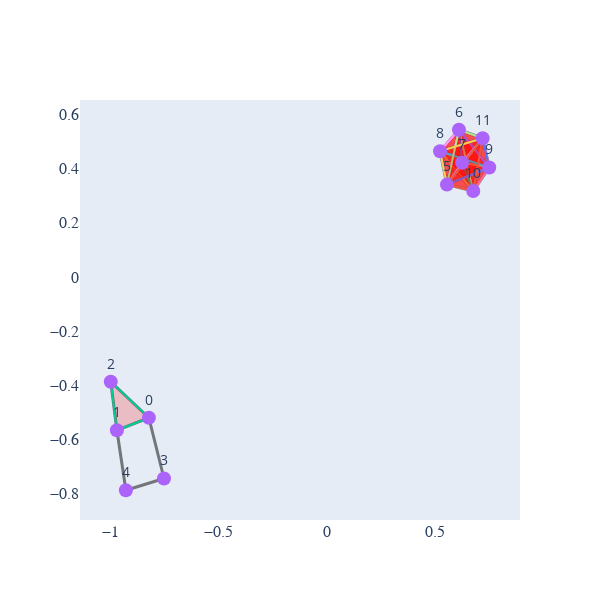

The notebook cell saved with this chart:
### Code cell
visualize_simplicial_complex(simplex_tree3,100)

### Figure 1 — Plotly figure (JSON) as saved in the notebook; plotly's stock layout.template omitted (floating-point values rounded to 4 significant figures)
{"data": [{"line": {"color": "rgba(0,0,0,0.5)", "width": 3}, "mode": "lines", "type": "scatter", "x": [-0.8234, -1, null], "y": [-0.5198, -0.387, null]}, {"line": {"color": "rgba(0,0,0,0.5)", "width": 3}, "mode": "lines", "type": "scatter", "x": [-0.8234, -0.9716, null], "y": [-0.5198, -0.5661, null]}, {"line": {"color": "rgba(0,0,0,0.5)", "width": 3}, "mode": "lines", "type": "scatter", "x": [-0.8234, -0.7534, null], "y": [-0.5198, -0.7441, null]}, {"line": {"color": "rgba(0,0,0,0.5)", "width": 3}, "mode": "lines", "type": "scatter", "x": [-0.9716, -1, null], "y": [-0.5661, -0.387, null]}, {"line": {"color": "rgba(0,0,0,0.5)", "width": 3}, "mode": "lines", "type": "scatter", "x": [-0.9716, -0.9299, null], "y": [-0.5661, -0.7875, null]}, {"line": {"color": "rgba(0,0,0,0.5)", "width": 3}, "mode": "lines", "type": "scatter", "x": [-0.7534, -0.9299, null], "y": [-0.7441, -0.7875, null]}, {"line": {"color": "rgba(0,0,0,0.5)", "width": 3}, "mode": "lines", "type": "scatter", "x": [0.5573, 0.613, null], "y": [0.3411, 0.5436, null]}, {"line": {"color": "rgba(0,0,0,0.5)", "width": 3}, "mode": "lines", "type": "scatter", "x": [0.5573, 0.6791, null], "y": [0.3411, 0.3172, null]}, {"line": {"color": "rgba(0,0,0,0.5)", "width": 3}, "mode": "lines", "type": "scatter", "x": [0.5573, 0.5254, null], "y": [0.3411, 0.4644, null]}, {"line": {"color": "rgba(0,0,0,0.5)", "width": 3}, "mode": "lines", "type": "scatter", "x": [0.5573, 0.6275, null], "y": [0.3411, 0.4218, null]}, {"line": {"color": "rgba(0,0,0,0.5)", "width": 3}, "mode": "lines", "type": "scatter", "x": [0.5573, 0.7533, null], "y": [0.3411, 0.4041, null]}, {"line": {"color": "rgba(0,0,0,0.5)", "width": 3}, "mode": "lines", "type": "scatter", "x": [0.5573, 0.7226, null], "y": [0.3411, 0.5123, null]}, {"line": {"color": "rgba(0,0,0,0.5)", "width": 3}, "mode": "lines", "type": "scatter", "x": [0.613, 0.5254, null], "y": [0.5436, 0.4644, null]}, {"line": {"color": "rgba(0,0,0,0.5)", "width": 3}, "mode": "lines", "type": "scatter", "x": [0.613, 0.7533, null], "y": [0.5436, 0.4041, null]}, {"line": {"color": "rgba(0,0,0,0.5)", "width": 3}, "mode": "lines", "type": "scatter", "x": [0.613, 0.6275, null], "y": [0.5436, 0.4218, null]}, {"line": {"color": "rgba(0,0,0,0.5)", "width": 3}, "mode": "lines", "type": "scatter", "x": [0.613, 0.6791, null], "y": [0.5436, 0.3172, null]}, {"line": {"color": "rgba(0,0,0,0.5)", "width": 3}, "mode": "lines", "type": "scatter", "x": [0.613, 0.7226, null], "y": [0.5436, 0.5123, null]}, {"line": {"color": "rgba(0,0,0,0.5)", "width": 3}, "mode": "lines", "type": "scatter", "x": [0.6275, 0.5254, null], "y": [0.4218, 0.4644, null]}, {"line": {"color": "rgba(0,0,0,0.5)", "width": 3}, "mode": "lines", "type": "scatter", "x": [0.6275, 0.7533, null], "y": [0.4218, 0.4041, null]}, {"line": {"color": "rgba(0,0,0,0.5)", "width": 3}, "mode": "lines", "type": "scatter", "x": [0.6275, 0.7226, null], "y": [0.4218, 0.5123, null]}, {"line": {"color": "rgba(0,0,0,0.5)", "width": 3}, "mode": "lines", "type": "scatter", "x": [0.6275, 0.6791, null], "y": [0.4218, 0.3172, null]}, {"line": {"color": "rgba(0,0,0,0.5)", "width": 3}, "mode": "lines", "type": "scatter", "x": [0.5254, 0.7533, null], "y": [0.4644, 0.4041, null]}, {"line": {"color": "rgba(0,0,0,0.5)", "width": 3}, "mode": "lines", "type": "scatter", "x": [0.5254, 0.7226, null], "y": [0.4644, 0.5123, null]}, {"line": {"color": "rgba(0,0,0,0.5)", "width": 3}, "mode": "lines", "type": "scatter", "x": [0.5254, 0.6791, null], "y": [0.4644, 0.3172, null]}, {"line": {"color": "rgba(0,0,0,0.5)", "width": 3}, "mode": "lines", "type": "scatter", "x": [0.7533, 0.7226, null], "y": [0.4041, 0.5123, null]}, {"line": {"color": "rgba(0,0,0,0.5)", "width": 3}, "mode": "lines", "type": "scatter", "x": [0.7533, 0.6791, null], "y": [0.4041, 0.3172, null]}, {"line": {"color": "rgba(0,0,0,0.5)", "width": 3}, "mode": "lines", "type": "scatter", "x": [0.6791, 0.7226, null], "y": [0.3172, 0.5123, null]}, {"fill": "toself", "fillcolor": "rgba(255,0,0,0.2)", "line": {"width": 2}, "mode": "lines+markers", "type": "scatter", "x": [0.613, 0.5254, 0.7533, 0.613, null], "y": [0.5436, 0.4644, 0.4041, 0.5436, null]}, {"fill": "toself", "fillcolor": "rgba(255,0,0,0.2)", "line": {"width": 2}, "mode": "lines+markers", "type": "scatter", "x": [0.613, 0.6275, 0.5254, 0.613, null], "y": [0.5436, 0.4218, 0.4644, 0.5436, null]}, {"fill": "toself", "fillcolor": "rgba(255,0,0,0.2)", "line": {"width": 2}, "mode": "lines+markers", "type": "scatter", "x": [0.613, 0.6275, 0.7533, 0.613, null], "y": [0.5436, 0.4218, 0.4041, 0.5436, null]}, {"fill": "toself", "fillcolor": "rgba(255,0,0,0.2)", "line": {"width": 2}, "mode": "lines+markers", "type": "scatter", "x": [0.6275, 0.5254, 0.7533, 0.6275, null], "y": [0.4218, 0.4644, 0.4041, 0.4218, null]}, {"fill": "toself", "fillcolor": "rgba(255,0,0,0.2)", "line": {"width": 2}, "mode": "lines+markers", "type": "scatter", "x": [0.5254, 0.7533, 0.7226, 0.5254, null], "y": [0.4644, 0.4041, 0.5123, 0.4644, null]}, {"fill": "toself", "fillcolor": "rgba(255,0,0,0.2)", "line": {"width": 2}, "mode": "lines+markers", "type": "scatter", "x": [0.6275, 0.5254, 0.7226, 0.6275, null], "y": [0.4218, 0.4644, 0.5123, 0.4218, null]}, {"fill": "toself", "fillcolor": "rgba(255,0,0,0.2)", "line": {"width": 2}, "mode": "lines+markers", "type": "scatter", "x": [0.6275, 0.7533, 0.7226, 0.6275, null], "y": [0.4218, 0.4041, 0.5123, 0.4218, null]}, {"fill": "toself", "fillcolor": "rgba(255,0,0,0.2)", "line": {"width": 2}, "mode": "lines+markers", "type": "scatter", "x": [0.613, 0.6275, 0.6791, 0.613, null], "y": [0.5436, 0.4218, 0.3172, 0.5436, null]}, {"fill": "toself", "fillcolor": "rgba(255,0,0,0.2)", "line": {"width": 2}, "mode": "lines+markers", "type": "scatter", "x": [0.613, 0.6275, 0.7226, 0.613, null], "y": [0.5436, 0.4218, 0.5123, 0.5436, null]}, {"fill": "toself", "fillcolor": "rgba(255,0,0,0.2)", "line": {"width": 2}, "mode": "lines+markers", "type": "scatter", "x": [0.613, 0.5254, 0.7226, 0.613, null], "y": [0.5436, 0.4644, 0.5123, 0.5436, null]}, {"fill": "toself", "fillcolor": "rgba(255,0,0,0.2)", "line": {"width": 2}, "mode": "lines+markers", "type": "scatter", "x": [0.613, 0.7533, 0.7226, 0.613, null], "y": [0.5436, 0.4041, 0.5123, 0.5436, null]}, {"fill": "toself", "fillcolor": "rgba(255,0,0,0.2)", "line": {"width": 2}, "mode": "lines+markers", "type": "scatter", "x": [0.613, 0.5254, 0.6791, 0.613, null], "y": [0.5436, 0.4644, 0.3172, 0.5436, null]}, {"fill": "toself", "fillcolor": "rgba(255,0,0,0.2)", "line": {"width": 2}, "mode": "lines+markers", "type": "scatter", "x": [0.6275, 0.5254, 0.6791, 0.6275, null], "y": [0.4218, 0.4644, 0.3172, 0.4218, null]}, {"fill": "toself", "fillcolor": "rgba(255,0,0,0.2)", "line": {"width": 2}, "mode": "lines+markers", "type": "scatter", "x": [0.613, 0.6791, 0.7226, 0.613, null], "y": [0.5436, 0.3172, 0.5123, 0.5436, null]}, {"fill": "toself", "fillcolor": "rgba(255,0,0,0.2)", "line": {"width": 2}, "mode": "lines+markers", "type": "scatter", "x": [0.6275, 0.6791, 0.7226, 0.6275, null], "y": [0.4218, 0.3172, 0.5123, 0.4218, null]}, {"fill": "toself", "fillcolor": "rgba(255,0,0,0.2)", "line": {"width": 2}, "mode": "lines+markers", "type": "scatter", "x": [0.5254, 0.6791, 0.7226, 0.5254, null], "y": [0.4644, 0.3172, 0.5123, 0.4644, null]}, {"fill": "toself", "fillcolor": "rgba(255,0,0,0.2)", "line": {"width": 2}, "mode": "lines+markers", "type": "scatter", "x": [0.613, 0.7533, 0.6791, 0.613, null], "y": [0.5436, 0.4041, 0.3172, 0.5436, null]}, {"fill": "toself", "fillcolor": "rgba(255,0,0,0.2)", "line": {"width": 2}, "mode": "lines+markers", "type": "scatter", "x": [0.6275, 0.7533, 0.6791, 0.6275, null], "y": [0.4218, 0.4041, 0.3172, 0.4218, null]}, {"fill": "toself", "fillcolor": "rgba(255,0,0,0.2)", "line": {"width": 2}, "mode": "lines+markers", "type": "scatter", "x": [0.5254, 0.7533, 0.6791, 0.5254, null], "y": [0.4644, 0.4041, 0.3172, 0.4644, null]}, {"fill": "toself", "fillcolor": "rgba(255,0,0,0.2)", "line": {"width": 2}, "mode": "lines+markers", "type": "scatter", "x": [0.7533, 0.6791, 0.7226, 0.7533, null], "y": [0.4041, 0.3172, 0.5123, 0.4041, null]}, {"fill": "toself", "fillcolor": "rgba(255,0,0,0.2)", "line": {"width": 2}, "mode": "lines+markers", "type": "scatter", "x": [0.5573, 0.613, 0.6791, 0.5573, null], "y": [0.3411, 0.5436, 0.3172, 0.3411, null]}, {"fill": "toself", "fillcolor": "rgba(255,0,0,0.2)", "line": {"width": 2}, "mode": "lines+markers", "type": "scatter", "x": [0.5573, 0.613, 0.5254, 0.5573, null], "y": [0.3411, 0.5436, 0.4644, 0.3411, null]}, {"fill": "toself", "fillcolor": "rgba(255,0,0,0.2)", "line": {"width": 2}, "mode": "lines+markers", "type": "scatter", "x": [0.5573, 0.5254, 0.6791, 0.5573, null], "y": [0.3411, 0.4644, 0.3172, 0.3411, null]}, {"fill": "toself", "fillcolor": "rgba(255,0,0,0.2)", "line": {"width": 2}, "mode": "lines+markers", "type": "scatter", "x": [0.5573, 0.613, 0.6275, 0.5573, null], "y": [0.3411, 0.5436, 0.4218, 0.3411, null]}, {"fill": "toself", "fillcolor": "rgba(255,0,0,0.2)", "line": {"width": 2}, "mode": "lines+markers", "type": "scatter", "x": [0.5573, 0.6275, 0.5254, 0.5573, null], "y": [0.3411, 0.4218, 0.4644, 0.3411, null]}, {"fill": "toself", "fillcolor": "rgba(255,0,0,0.2)", "line": {"width": 2}, "mode": "lines+markers", "type": "scatter", "x": [0.5573, 0.6275, 0.6791, 0.5573, null], "y": [0.3411, 0.4218, 0.3172, 0.3411, null]}, {"fill": "toself", "fillcolor": "rgba(255,0,0,0.2)", "line": {"width": 2}, "mode": "lines+markers", "type": "scatter", "x": [0.5573, 0.613, 0.7533, 0.5573, null], "y": [0.3411, 0.5436, 0.4041, 0.3411, null]}, {"fill": "toself", "fillcolor": "rgba(255,0,0,0.2)", "line": {"width": 2}, "mode": "lines+markers", "type": "scatter", "x": [0.5573, 0.6275, 0.7533, 0.5573, null], "y": [0.3411, 0.4218, 0.4041, 0.3411, null]}, {"fill": "toself", "fillcolor": "rgba(255,0,0,0.2)", "line": {"width": 2}, "mode": "lines+markers", "type": "scatter", "x": [0.5573, 0.5254, 0.7533, 0.5573, null], "y": [0.3411, 0.4644, 0.4041, 0.3411, null]}, {"fill": "toself", "fillcolor": "rgba(255,0,0,0.2)", "line": {"width": 2}, "mode": "lines+markers", "type": "scatter", "x": [0.5573, 0.7533, 0.6791, 0.5573, null], "y": [0.3411, 0.4041, 0.3172, 0.3411, null]}, {"fill": "toself", "fillcolor": "rgba(255,0,0,0.2)", "line": {"width": 2}, "mode": "lines+markers", "type": "scatter", "x": [0.5573, 0.613, 0.7226, 0.5573, null], "y": [0.3411, 0.5436, 0.5123, 0.3411, null]}, {"fill": "toself", "fillcolor": "rgba(255,0,0,0.2)", "line": {"width": 2}, "mode": "lines+markers", "type": "scatter", "x": [0.5573, 0.6275, 0.7226, 0.5573, null], "y": [0.3411, 0.4218, 0.5123, 0.3411, null]}, {"fill": "toself", "fillcolor": "rgba(255,0,0,0.2)", "line": {"width": 2}, "mode": "lines+markers", "type": "scatter", "x": [0.5573, 0.5254, 0.7226, 0.5573, null], "y": [0.3411, 0.4644, 0.5123, 0.3411, null]}, {"fill": "toself", "fillcolor": "rgba(255,0,0,0.2)", "line": {"width": 2}, "mode": "lines+markers", "type": "scatter", "x": [0.5573, 0.7533, 0.7226, 0.5573, null], "y": [0.3411, 0.4041, 0.5123, 0.3411, null]}, {"fill": "toself", "fillcolor": "rgba(255,0,0,0.2)", "line": {"width": 2}, "mode": "lines+markers", "type": "scatter", "x": [0.5573, 0.6791, 0.7226, 0.5573, null], "y": [0.3411, 0.3172, 0.5123, 0.3411, null]}, {"fill": "toself", "fillcolor": "rgba(255,0,0,0.2)", "line": {"width": 2}, "mode": "lines+markers", "type": "scatter", "x": [-0.8234, -0.9716, -1, -0.8234, null], "y": [-0.5198, -0.5661, -0.387, -0.5198, null]}, {"hoverinfo": "text", "marker": {"size": 14}, "mode": "markers+text", "text": ["0", "1", "2", "3", "4", "5", "6", "7", "8", "9", "10", "11"], "textfont": {"size": 14}, "textposition": "top center", "type": "scatter", "x": [-0.8234, -0.9716, -1, -0.7534, -0.9299, 0.5573, 0.613, 0.6275, 0.5254, 0.7533, 0.6791, 0.7226], "y": [-0.5198, -0.5661, -0.387, -0.7441, -0.7875, 0.3411, 0.5436, 0.4218, 0.4644, 0.4041, 0.3172, 0.5123]}], "layout": {"height": 600, "hovermode": "closest", "showlegend": false, "width": 600, "xaxis": {"showgrid": false, "tickfont": {"family": "Arial, sans-serif", "size": 16}, "zeroline": false}, "yaxis": {"showgrid": false, "tickfont": {"family": "Arial, sans-serif", "size": 16}, "zeroline": false}}}
